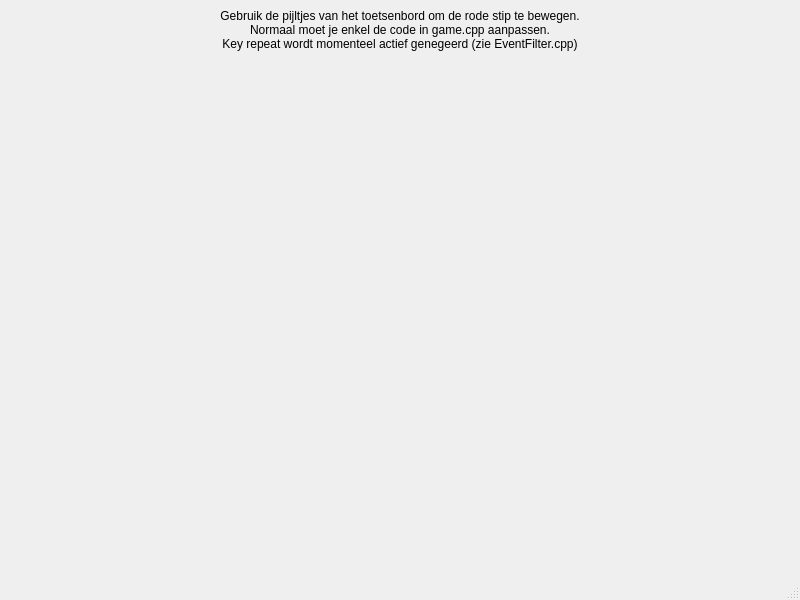
<?xml version="1.0" encoding="UTF-8"?>
<ui version="4.0">
 <class>MainWindow</class>
 <widget class="QMainWindow" name="MainWindow">
  <property name="geometry">
   <rect>
    <x>0</x>
    <y>0</y>
    <width>800</width>
    <height>600</height>
   </rect>
  </property>
  <property name="windowTitle">
   <string>MainWindow</string>
  </property>
  <widget class="QWidget" name="centralwidget">
   <layout class="QVBoxLayout" name="verticalLayout">
    <item>
     <widget class="QLabel" name="label">
      <property name="sizePolicy">
       <sizepolicy hsizetype="Preferred" vsizetype="Maximum">
        <horstretch>0</horstretch>
        <verstretch>0</verstretch>
       </sizepolicy>
      </property>
      <property name="text">
       <string>Gebruik de pijltjes van het toetsenbord om de rode stip te bewegen.
Normaal moet je enkel de code in game.cpp aanpassen.
Key repeat wordt momenteel actief genegeerd (zie EventFilter.cpp)</string>
      </property>
      <property name="alignment">
       <set>Qt::AlignCenter</set>
      </property>
     </widget>
    </item>
    <item>
     <layout class="QHBoxLayout" name="horizontalLayout">
      <item>
       <spacer name="horizontalSpacer">
        <property name="orientation">
         <enum>Qt::Horizontal</enum>
        </property>
        <property name="sizeHint" stdset="0">
         <size>
          <width>40</width>
          <height>20</height>
         </size>
        </property>
       </spacer>
      </item>
      <item>
       <widget class="SnakeField" name="screen" native="true"/>
      </item>
      <item>
       <spacer name="horizontalSpacer_2">
        <property name="orientation">
         <enum>Qt::Horizontal</enum>
        </property>
        <property name="sizeHint" stdset="0">
         <size>
          <width>40</width>
          <height>20</height>
         </size>
        </property>
       </spacer>
      </item>
     </layout>
    </item>
   </layout>
  </widget>
  <widget class="QMenuBar" name="menubar">
   <property name="geometry">
    <rect>
     <x>0</x>
     <y>0</y>
     <width>800</width>
     <height>21</height>
    </rect>
   </property>
  </widget>
  <widget class="QStatusBar" name="statusbar"/>
 </widget>
 <customwidgets>
  <customwidget>
   <class>SnakeField</class>
   <extends>QWidget</extends>
   <header>snakefield.h</header>
   <container>1</container>
  </customwidget>
 </customwidgets>
 <resources/>
 <connections/>
</ui>
